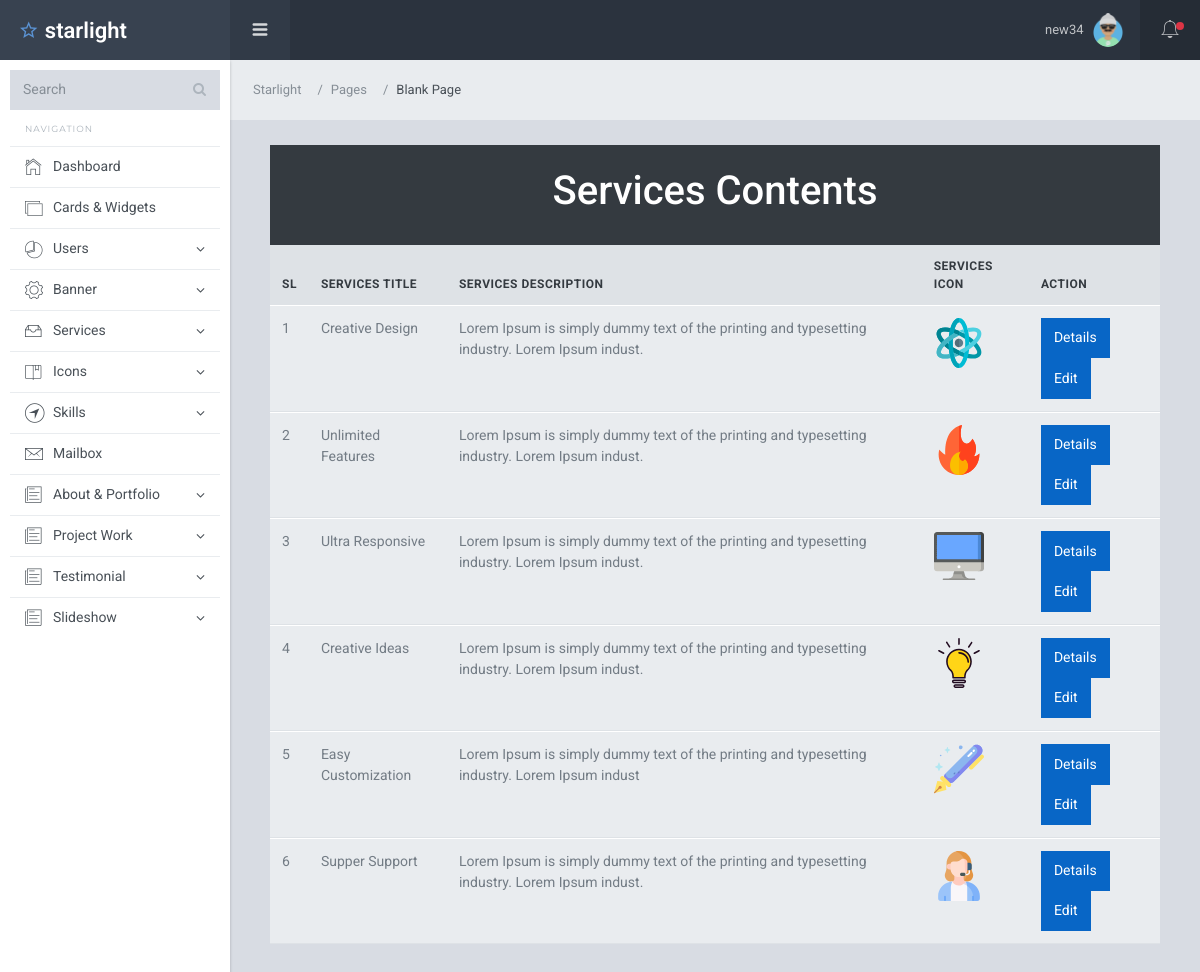
Page /service/service_view.php (signed in) on the committed database.
### tables this page shows
CREATE TABLE `services` (
  `id` int(11) NOT NULL,
  `service_title` varchar(50) NOT NULL,
  `service_desp` text NOT NULL,
  `service_img` varchar(50) NOT NULL
);

### service/service_view.php (the view, shortened to what this page needs)
<?php require '../dashboard_part/dashboard_header.php';  ?>
<?php
require '../db.php';
$sql = "SELECT * FROM services";
$result = mysqli_query($db_conn, $sql);
?>
    <section>
        <div class="container-fluid">
        <div class="row">
            <div class="col-lg-12 m-auto">
            <div class="bg-dark text-white text-center p-4">
                <h1>Services Contents</h1>
            </div>
<table class="table">
  <thead>
    <tr>
    <th scope="col">SL</th>
      <th scope="col">services Title</th>
      <th scope="col">services Description</th>
      <th scope="col">services Icon</th>
      <th scope="col">Action</th>
    </tr>
  </thead>
  <tbody>
  <?php foreach($result as $services){ ?>
    <tr>
      <td><?php echo $services['id'] ?></td>
      <td><?php echo $services['service_title'] ?></td>
      <td><?php echo $services['service_desp'] ?></td>
      <td><img width='50px' src="../uploads/services/<?php echo $services['service_img'] ?>" alt=""></td>
    <td>
      <a class="btn btn-primary" href="/cit/users/user_details.php?id=<?php  echo $services['id']  ?>" role="button">Details</a>
      <?php if($_SESSION['role'] != 'Author'){ ?>
      <a class="btn btn-primary" href="/cit/users/user_edit.php?id=<?php  echo $services['id']  ?>" role="button">Edit</a><?php } ?>
    </tr>
   <?php }?>
  </tbody>
</table>
            </div>
        </div>
        </div>
    </section>
<?php require '../dashboard_part/dashboard_footer.php';  ?>

### rows in the picture
services: id "1", service_title "Creative Design", service_desp "Lorem Ipsum is simply dummy text of the printing and typesetting industry. Lorem Ipsum indust.", service_img (picture)
services: id "2", service_title "Unlimited Features", service_desp "Lorem Ipsum is simply dummy text of the printing and typesetting industry. Lorem Ipsum indust.", service_img (picture)
services: id "3", service_title "Ultra Responsive", service_desp "Lorem Ipsum is simply dummy text of the printing and typesetting industry. Lorem Ipsum indust.", service_img (picture)
services: id "4", service_title "Creative Ideas", service_desp "Lorem Ipsum is simply dummy text of the printing and typesetting industry. Lorem Ipsum indust.", service_img (picture)
services: id "5", service_title "Easy Customization", service_desp "Lorem Ipsum is simply dummy text of the printing and typesetting industry. Lorem Ipsum indust", service_img (picture)
services: id "6", service_title "Supper Support", service_desp "Lorem Ipsum is simply dummy text of the printing and typesetting industry. Lorem Ipsum indust.", service_img (picture)

### other values in the picture
$_SESSION['uname'] "new34"
